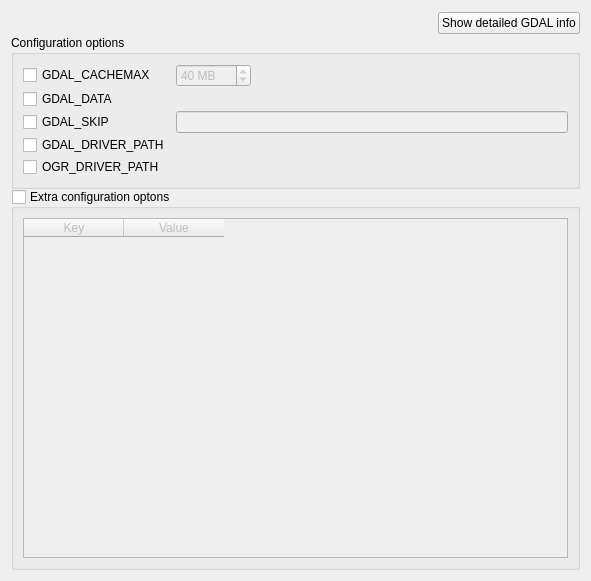
<ui version="4.0" >
 <class>gdalPreferencesWidget</class>
 <widget class="QWidget" name="gdalPreferencesWidget" >
  <property name="geometry" >
   <rect>
    <x>0</x>
    <y>0</y>
    <width>591</width>
    <height>581</height>
   </rect>
  </property>
  <property name="windowTitle" >
   <string>Form</string>
  </property>
  <layout class="QVBoxLayout" name="verticalLayout" >
   <property name="spacing" >
    <number>0</number>
   </property>
   <item>
    <layout class="QHBoxLayout" name="infoHorizontalLayout" >
     <item>
      <spacer name="infoHorizontalSpacer" >
       <property name="orientation" >
        <enum>Qt::Horizontal</enum>
       </property>
       <property name="sizeHint" stdset="0" >
        <size>
         <width>188</width>
         <height>24</height>
        </size>
       </property>
      </spacer>
     </item>
     <item>
      <widget class="QPushButton" name="infoButton" >
       <property name="text" >
        <string>Show detailed GDAL info</string>
       </property>
       <property name="icon" >
        <iconset resource="../../resources.qrc" >
         <normaloff>:/images/info.svg</normaloff>:/images/info.svg</iconset>
       </property>
      </widget>
     </item>
    </layout>
   </item>
   <item>
    <widget class="QGroupBox" name="optionsGroupBox" >
     <property name="title" >
      <string>Configuration options</string>
     </property>
     <layout class="QGridLayout" name="optionsGridLayout" >
      <property name="verticalSpacing" >
       <number>2</number>
      </property>
      <item row="0" column="0" >
       <widget class="QCheckBox" name="cacheCheckBox" >
        <property name="text" >
         <string>GDAL_CACHEMAX</string>
        </property>
       </widget>
      </item>
      <item row="0" column="1" >
       <layout class="QHBoxLayout" name="cacheHorizontalLayout" >
        <item>
         <widget class="QSpinBox" name="cacheSpinBox" >
          <property name="enabled" >
           <bool>false</bool>
          </property>
          <property name="suffix" >
           <string> MB</string>
          </property>
          <property name="maximum" >
           <number>1000</number>
          </property>
          <property name="singleStep" >
           <number>10</number>
          </property>
          <property name="value" >
           <number>40</number>
          </property>
         </widget>
        </item>
        <item>
         <spacer name="cacheHorizontalSpacer" >
          <property name="orientation" >
           <enum>Qt::Horizontal</enum>
          </property>
          <property name="sizeHint" stdset="0" >
           <size>
            <width>40</width>
            <height>20</height>
           </size>
          </property>
         </spacer>
        </item>
       </layout>
      </item>
      <item row="1" column="0" >
       <widget class="QCheckBox" name="gdalDataCheckBox" >
        <property name="text" >
         <string>GDAL_DATA</string>
        </property>
       </widget>
      </item>
      <item row="1" column="1" >
       <widget class="FileEntryWidget" native="1" name="gdalDataDirEntryWidget" >
        <property name="enabled" >
         <bool>false</bool>
        </property>
       </widget>
      </item>
      <item row="2" column="0" >
       <widget class="QCheckBox" name="skipCheckBox" >
        <property name="text" >
         <string>GDAL_SKIP</string>
        </property>
       </widget>
      </item>
      <item row="2" column="1" >
       <widget class="QLineEdit" name="skipLineEdit" >
        <property name="enabled" >
         <bool>false</bool>
        </property>
       </widget>
      </item>
      <item row="3" column="0" >
       <widget class="QCheckBox" name="gdalDriverPathCheckBox" >
        <property name="text" >
         <string>GDAL_DRIVER_PATH</string>
        </property>
       </widget>
      </item>
      <item row="3" column="1" >
       <widget class="FileEntryWidget" native="1" name="gdalDriverPathEntryWidget" >
        <property name="enabled" >
         <bool>false</bool>
        </property>
       </widget>
      </item>
      <item row="4" column="0" >
       <widget class="QCheckBox" name="ogrDriverPathCheckBox" >
        <property name="text" >
         <string>OGR_DRIVER_PATH</string>
        </property>
       </widget>
      </item>
      <item row="4" column="1" >
       <widget class="FileEntryWidget" native="1" name="ogrDriverPathEntryWidget" >
        <property name="enabled" >
         <bool>false</bool>
        </property>
       </widget>
      </item>
     </layout>
    </widget>
   </item>
   <item>
    <widget class="QGroupBox" name="extraOptGroupBox" >
     <property name="title" >
      <string>Extra configuration optons</string>
     </property>
     <property name="checkable" >
      <bool>true</bool>
     </property>
     <property name="checked" >
      <bool>false</bool>
     </property>
     <layout class="QVBoxLayout" name="extraOptVerticalLayout" >
      <item>
       <widget class="QTableWidget" name="extraOptTableWidget" >
        <property name="sizePolicy" >
         <sizepolicy vsizetype="Expanding" hsizetype="Expanding" >
          <horstretch>0</horstretch>
          <verstretch>0</verstretch>
         </sizepolicy>
        </property>
        <property name="verticalScrollMode" >
         <enum>QAbstractItemView::ScrollPerPixel</enum>
        </property>
        <property name="horizontalScrollMode" >
         <enum>QAbstractItemView::ScrollPerPixel</enum>
        </property>
        <column>
         <property name="text" >
          <string>Key</string>
         </property>
        </column>
        <column>
         <property name="text" >
          <string>Value</string>
         </property>
        </column>
       </widget>
      </item>
     </layout>
    </widget>
   </item>
  </layout>
  <action name="actionAddEnvVar" >
   <property name="icon" >
    <iconset resource="../../resources.qrc" >
     <normaloff>:/images/add.svg</normaloff>:/images/add.svg</iconset>
   </property>
   <property name="text" >
    <string>Add</string>
   </property>
   <property name="toolTip" >
    <string>Add a new item</string>
   </property>
   <property name="shortcut" >
    <string>Ctrl+A</string>
   </property>
  </action>
  <action name="actionRemoveEnvVar" >
   <property name="icon" >
    <iconset resource="../../resources.qrc" >
     <normaloff>:/images/remove.svg</normaloff>:/images/remove.svg</iconset>
   </property>
   <property name="text" >
    <string>Remove</string>
   </property>
   <property name="toolTip" >
    <string>Remove selected items</string>
   </property>
   <property name="shortcut" >
    <string>Ctrl+R</string>
   </property>
  </action>
  <action name="actionEditEnvVar" >
   <property name="icon" >
    <iconset resource="../../resources.qrc" >
     <normaloff>:/images/edit.svg</normaloff>:/images/edit.svg</iconset>
   </property>
   <property name="text" >
    <string>Edit</string>
   </property>
   <property name="toolTip" >
    <string>Edit current item</string>
   </property>
   <property name="shortcut" >
    <string>Ctrl+E</string>
   </property>
  </action>
  <action name="actionClearEnv" >
   <property name="icon" >
    <iconset resource="../../resources.qrc" >
     <normaloff>:/images/clear.svg</normaloff>:/images/clear.svg</iconset>
   </property>
   <property name="text" >
    <string>Clear</string>
   </property>
   <property name="toolTip" >
    <string>Clear all items</string>
   </property>
  </action>
 </widget>
 <customwidgets>
  <customwidget>
   <class>FileEntryWidget</class>
   <extends>QWidget</extends>
   <header>widgets.h</header>
   <container>1</container>
  </customwidget>
 </customwidgets>
 <resources>
  <include location="../../resources.qrc" />
 </resources>
 <connections>
  <connection>
   <sender>cacheCheckBox</sender>
   <signal>toggled(bool)</signal>
   <receiver>cacheSpinBox</receiver>
   <slot>setEnabled(bool)</slot>
   <hints>
    <hint type="sourcelabel" >
     <x>114</x>
     <y>94</y>
    </hint>
    <hint type="destinationlabel" >
     <x>251</x>
     <y>95</y>
    </hint>
   </hints>
  </connection>
  <connection>
   <sender>gdalDataCheckBox</sender>
   <signal>toggled(bool)</signal>
   <receiver>gdalDataDirEntryWidget</receiver>
   <slot>setEnabled(bool)</slot>
   <hints>
    <hint type="sourcelabel" >
     <x>136</x>
     <y>114</y>
    </hint>
    <hint type="destinationlabel" >
     <x>188</x>
     <y>115</y>
    </hint>
   </hints>
  </connection>
  <connection>
   <sender>skipCheckBox</sender>
   <signal>toggled(bool)</signal>
   <receiver>skipLineEdit</receiver>
   <slot>setEnabled(bool)</slot>
   <hints>
    <hint type="sourcelabel" >
     <x>100</x>
     <y>147</y>
    </hint>
    <hint type="destinationlabel" >
     <x>206</x>
     <y>151</y>
    </hint>
   </hints>
  </connection>
  <connection>
   <sender>gdalDriverPathCheckBox</sender>
   <signal>toggled(bool)</signal>
   <receiver>gdalDriverPathEntryWidget</receiver>
   <slot>setEnabled(bool)</slot>
   <hints>
    <hint type="sourcelabel" >
     <x>102</x>
     <y>166</y>
    </hint>
    <hint type="destinationlabel" >
     <x>228</x>
     <y>170</y>
    </hint>
   </hints>
  </connection>
  <connection>
   <sender>ogrDriverPathCheckBox</sender>
   <signal>toggled(bool)</signal>
   <receiver>ogrDriverPathEntryWidget</receiver>
   <slot>setEnabled(bool)</slot>
   <hints>
    <hint type="sourcelabel" >
     <x>116</x>
     <y>203</y>
    </hint>
    <hint type="destinationlabel" >
     <x>212</x>
     <y>201</y>
    </hint>
   </hints>
  </connection>
 </connections>
</ui>
